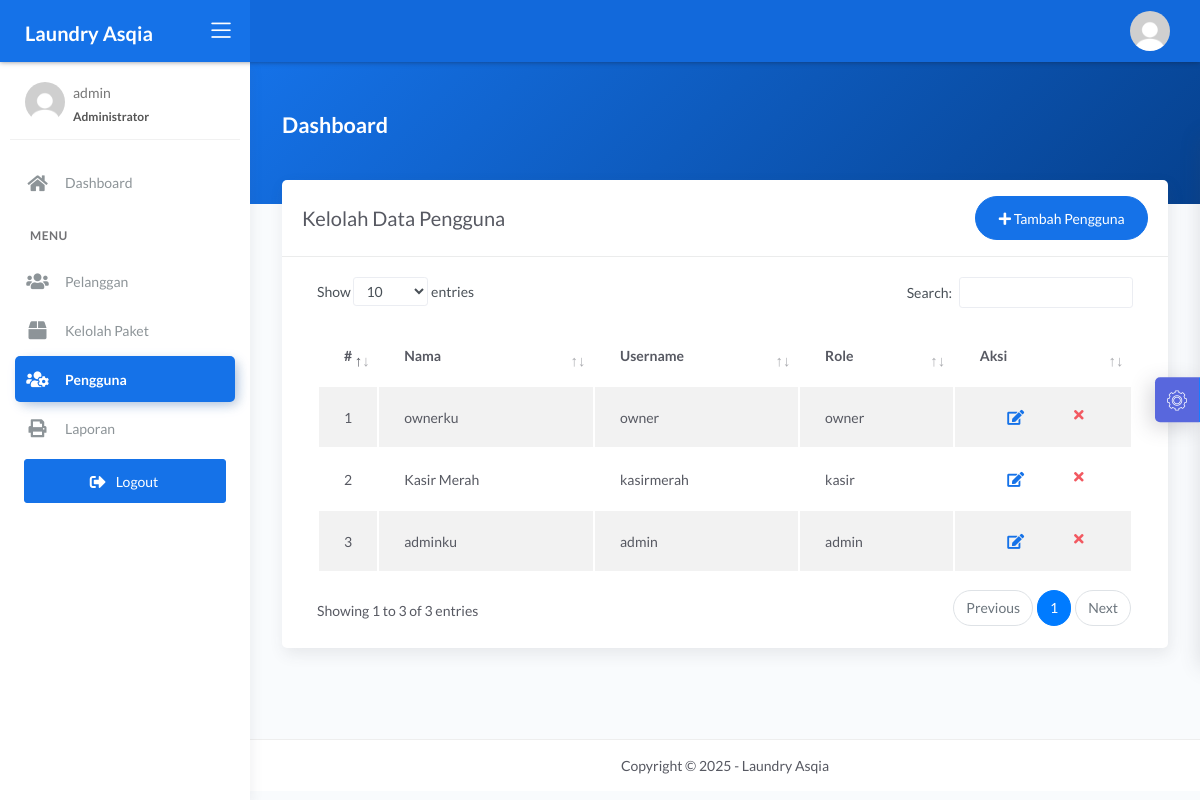
The page /admin/pengguna.php (signed in) on the database its author committed.
### tables this page shows
CREATE TABLE `user` (
  `id_user` int(11) NOT NULL,
  `nama_user` varchar(228) DEFAULT NULL,
  `username` varchar(228) DEFAULT NULL,
  `password` varchar(228) DEFAULT NULL,
  `outlet_id` int(11) DEFAULT NULL,
  `role` enum('admin','kasir','owner') DEFAULT NULL
);

### admin/pengguna.php (the view, shortened to what this page needs)
<?php
$title = 'Kelolah Data Pengguna';
require 'koneksi.php';
$data = mysqli_query($conn, 'SELECT * FROM user ORDER BY role desc');
require 'header.php';
?>
<div class="panel-header bg-primary-gradient">
    <div class="page-inner py-5">
        <div class="d-flex align-items-left align-items-md-center flex-column flex-md-row">
            <div>
                <h2 class="text-white pb-2 fw-bold">Dashboard</h2>
            </div>
        </div>
    </div>
</div>
<div class="page-inner mt--5">
    <diva class="row">
        <div class="col-md-12">
            <div class="card">
                <div class="card-header">
                    <div class="d-flex align-items-center">
                        <h4 class="card-title"><?= $title; ?></h4>
                        <a href="tambah_pengguna.php" class="btn btn-primary btn-round ml-auto">
                            <i class="fa fa-plus"></i>
                            Tambah Pengguna
                        </a>
                    </div>
                </div>
                <div class="card-body">
                    <div class="table-responsive">
                        <table id="basic-datatables" class="display table table-striped table-hover">
                            <thead>
                                <tr>
                                    <th style="width: 7%;">#</th>
                                    <th>Nama</th>
                                    <th>Username</th>
                                    <th>Role</th>
                                    <th style="width: 10%;">Aksi</th>
                                </tr>
                            </thead>
                            <tbody>
                                <?php
                                $no = 1;
                                if (mysqli_num_rows($data) > 0) {
                                    while ($user = mysqli_fetch_assoc($data)) {
                                ?>
                                        <tr>
                                            <td><?= $no++; ?></td>
                                            <td><?= $user['nama_user']; ?></td>
                                            <td><?= $user['username']; ?></td>
                                            <td><?= $user['role']; ?></td>
                                            <td>
                                                <div class="form-button-action">
                                                    <a href="edit_pengguna.php?id=<?= $user['id_user']; ?>" type="button" data-toggle="tooltip" title="" class="btn btn-link btn-primary btn-lg" data-original-title="Edit">
                                                        <i class="fa fa-edit"></i>
                                                    </a>
                                                    <a href="hapus_pengguna.php?id=<?= $user['id_user']; ?>" onclick="return confirm('Yakin hapus data?');" type="button" data-toggle="tooltip" title="" class="btn btn-link btn-danger" data-original-title="Hapus">
                                                        <i class="fa fa-times"></i>
                                                    </a>
                                                </div>
                                            </td>
                                        </tr>
                                <?php }
                                }
                                ?>
                            </tbody>
                        </table>
                    </div>
                </div>
            </div>
        </div>
</div>
</div>
<?php
require 'footer.php';
?>

### rows shown on the page
user: nama_user "ownerku", username "owner", role "owner"
user: nama_user "Kasir Merah", username "kasirmerah", role "kasir"
user: nama_user "adminku", username "admin", role "admin"

### other values the page prints
$_SESSION['username'] "admin"
$title "Kelolah Data Pengguna"
